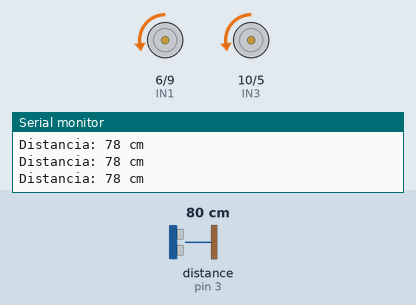
The sketch below on a simulated Arduino Uno, built with avr-gcc and run on an emulated ATmega328P. Shown: motor-driver pin pairs drawn as motors (green arrow = first pin HIGH = forward, orange = second pin HIGH = backward, longer = more drive), the last lines printed to the serial monitor. Wiring (inferred from the names in the program): ultrasonic range finder: trigger pin 2; echo pin 3. Inputs (shaded band) come from the test bench; at power-on: distance to the obstacle (sensor on pin 3) 80 cm. The echo pulse lasts 58.3 µs per cm.

Above: at 1.2 s.
1.3 s: distance to the obstacle (sensor on pin 3) set to 18 cm
4.3 s: distance to the obstacle (sensor on pin 3) set to 15 cm
At 5.5 s:
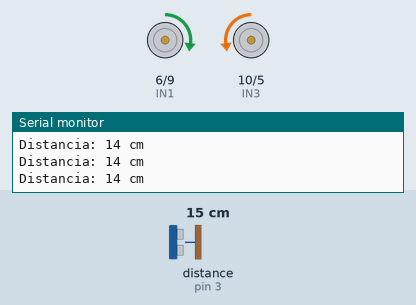
5.9 s: distance to the obstacle (sensor on pin 3) set to 60 cm
At 7.4 s:
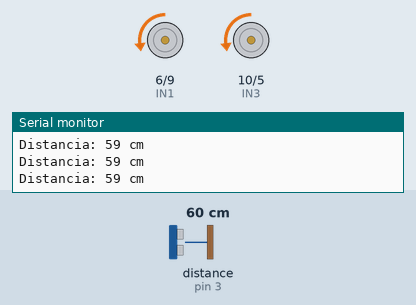
8.9 s: distance to the obstacle (sensor on pin 3) set to 2 cm
At 10.2 s:
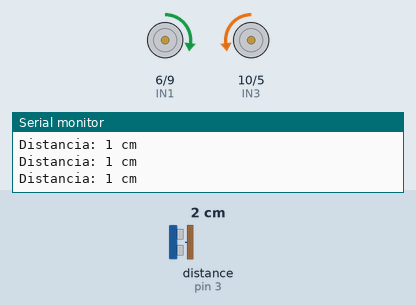
10.5 s: distance to the obstacle (sensor on pin 3) set to 35 cm
At 11.8 s:
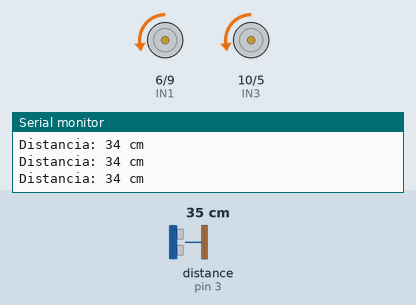
Timing chart, 0 to 13.1 s (numbered marks = the images above; inputs shaded):
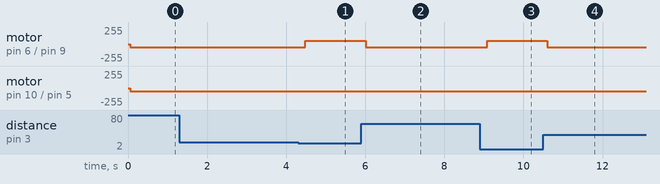

Measured:
- the behaviour switches between 17 and 16 cm on distance to the obstacle (sensor on pin 3) (found by bisection; images 0 and 1)
- after the input at 4.3 s, motor on pin 6 (IN1) / pin 9 (IN2): backward 50/255 → forward 50/255 after 0.19 s
- after the input at 5.9 s, motor on pin 6 (IN1) / pin 9 (IN2): forward 50/255 → backward 50/255 after 0.11 s
- after the input at 8.9 s, motor on pin 6 (IN1) / pin 9 (IN2): backward 50/255 → forward 50/255 after 0.19 s
- after the input at 10.5 s, motor on pin 6 (IN1) / pin 9 (IN2): forward 50/255 → backward 50/255 after 0.10 s

The sketch:

Autito.ino
```cpp
long duracion;
int distancia;

#define velocidad 50

// Pines del sensor HC-SR04
#define TRIG 2
#define ECHO 3

// Pines del L298N
#define IN1 6  // Motor A
#define IN2 9
#define IN3 10   // Motor B
#define IN4 5

void setup() {
  Serial.begin(9600);

  // Sensor
  pinMode(TRIG, OUTPUT);
  pinMode(ECHO, INPUT);

  // Motores
  pinMode(IN1, OUTPUT);
  pinMode(IN2, OUTPUT);
  pinMode(IN3, OUTPUT);
  pinMode(IN4, OUTPUT);
}

void loop() {
  // --- Medición de distancia ---
  digitalWrite(TRIG, LOW);
  delayMicroseconds(2);
  digitalWrite(TRIG, HIGH);
  delayMicroseconds(10);
  digitalWrite(TRIG, LOW);

  duracion = pulseIn(ECHO, HIGH);
  distancia = duracion * 0.034 / 2; // cm

  Serial.print("Distancia: ");
  Serial.print(distancia);
  Serial.println(" cm");
  delay(50);

  if (distancia > 15) {
    // Ambos motores adelante
    analogWrite(IN1, 0);
    analogWrite(IN2, velocidad);

    analogWrite(IN3, 0);
    analogWrite(IN4, velocidad);
  }
  else {
    // Motor A adelante
    analogWrite(IN1, velocidad);
    analogWrite(IN2, 0);
    // Motor B atrás
    analogWrite(IN3, 0);
    analogWrite(IN4, velocidad);

    analogWrite(IN1, velocidad);
    analogWrite(IN2, 0);

    analogWrite(IN3, 0);
    analogWrite(IN4, velocidad);
  }

  delay(100);
}
```
